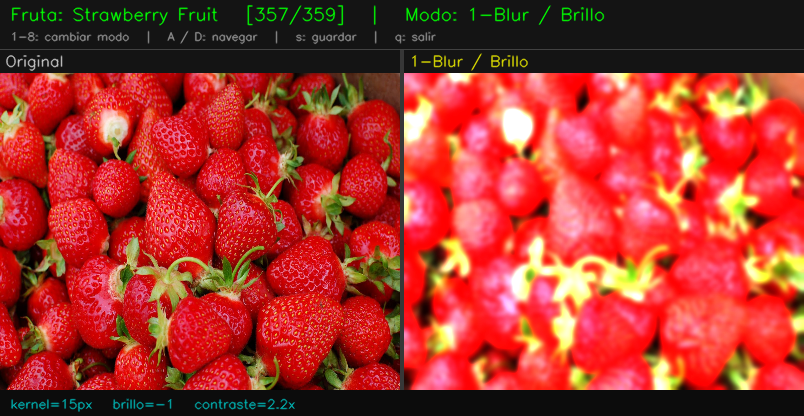
#> input picture procesado_356_strawberry_fruit_m1.png, 804 x 416 px; its folder holds only this picture in this run
$ python -i opencv_processor.py   (imports and definitions only)
#> lines starting #> are read from the running program, lines starting #| are printed output that depends on the picture
#> further down, picture is the input picture: shape (416, 804, 3); mean B, G, R 43.3, 53.5, 164.1
"""
Módulo de procesamiento avanzado de imágenes con OpenCV.

Agrupa todas las técnicas avanzadas del programa de la materia en una
única clase. Cada técnica es un método que delega en las funciones de
los módulos existentes (bordes, segmentacion_kmeans, segmentacion_otsu,
watershed, histograma, color), sin reescribir su lógica.

Unidades cubiertas:
  - Unidad 4: histogramas y ecualización
  - Unidad 5: detección de bordes (Canny)
  - Unidad 6: Transformada de Fourier
  - Unidad 7: K-means HSV, Otsu, Watershed, ajuste HSV
"""

import cv2
import numpy as np

from bordes import canny_coloreado
from segmentacion_kmeans import segmentar_kmeans_hsv
from segmentacion_otsu import otsu_con_overlay
from watershed import aplicar_watershed as _aplicar_watershed
from histograma import dibujar_histograma_canal
from color import ajustar_hsv as _ajustar_hsv


class OpenCVProcessor:
    """
    Agrupa todos los procesamientos avanzados de imágenes usando OpenCV.

    Recibe un numpy array BGR en el constructor. Cada método aplica una
    técnica distinta y devuelve el resultado como numpy array BGR.
    Los módulos existentes son reutilizados internamente sin duplicar código.
    """

    def __init__(self, imagen_bgr: np.ndarray):
        """
        Inicializa el procesador con una imagen en formato numpy BGR.

        Args:
            imagen_bgr: Imagen de entrada (H×W×3, uint8, BGR).
        """
        self._imagen = imagen_bgr.copy()

    # [107 lines left out: functions bordes_canny, segmentar_kmeans, umbralizar_otsu, umbralizar_manual, aplicar_watershed, histograma_canal, not called in this run]

    def espectro_fourier(self) -> np.ndarray:
        """
        Calcula y visualiza el espectro de frecuencias con la Transformada Discreta de Fourier.

        Unidad 6 – Transformada de Fourier. La componente DC (baja frecuencia)
        se centra con fftshift. La escala logarítmica (log1p) comprime el rango
        dinámico para hacer visibles tanto las frecuencias bajas (centro) como
        las altas (periferia).

        Returns:
            Imagen BGR del espectro con colormap INFERNO para facilitar
            la visualización del rango dinámico.
        """
        gris = cv2.cvtColor(self._imagen, cv2.COLOR_BGR2GRAY)
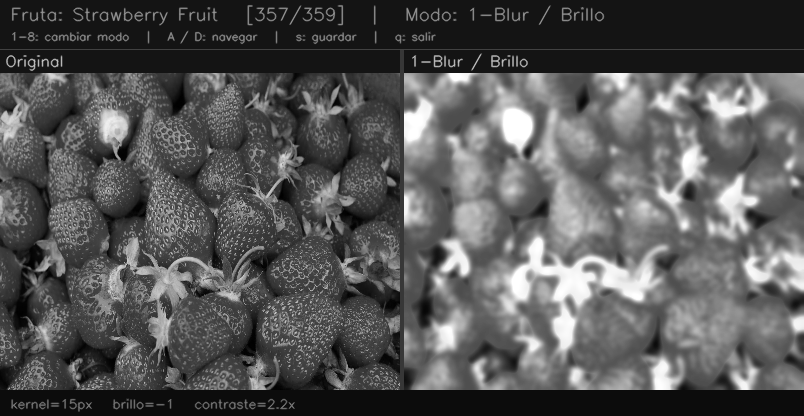
#> gris: shape (416, 804); min 0, max 255, mean 85.4
        dft = cv2.dft(np.float32(gris), flags=cv2.DFT_COMPLEX_OUTPUT)
        dft_centrado = np.fft.fftshift(dft)
        magnitud = cv2.magnitude(dft_centrado[:, :, 0], dft_centrado[:, :, 1])
        espectro = cv2.normalize(np.log1p(magnitud), None, 0, 255, cv2.NORM_MINMAX)
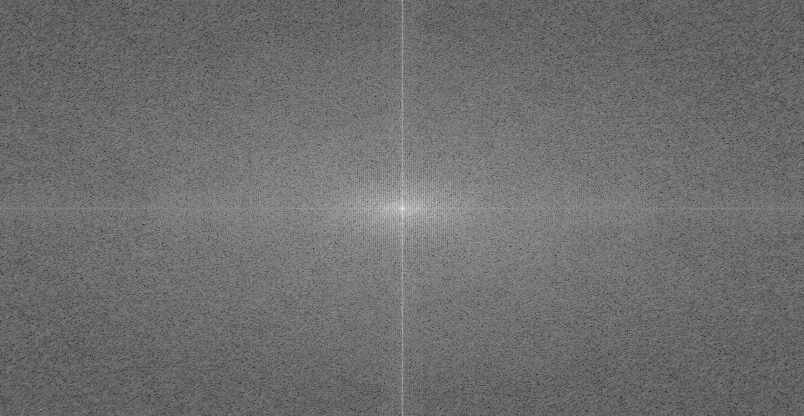
#> espectro: shape (416, 804) float32; min 5.57e-07, max 255, mean 110.6; drawn with min black and max white
        return cv2.applyColorMap(espectro.astype(np.uint8), cv2.COLORMAP_INFERNO)
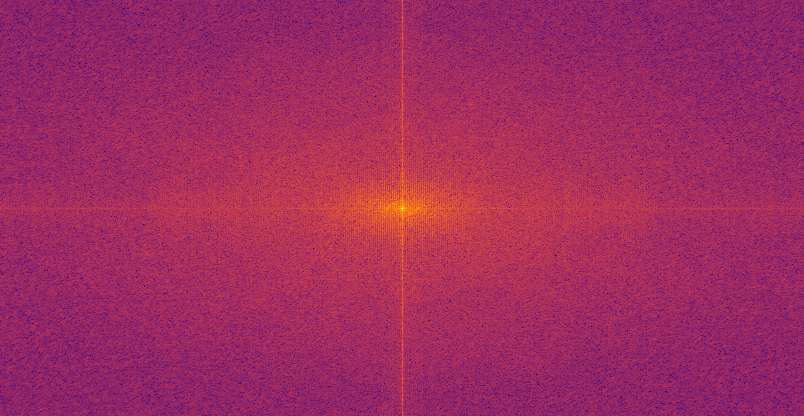
#> returned value: shape (416, 804, 3); mean of channels 0, 1, 2 96.6, 43.3, 159.7; drawn as B, G, R

    # [47 lines left out: functions filtrar_fourier, ajustar_hsv, not called in this run]

>>> import cv2
>>> picture = cv2.imread('procesado_356_strawberry_fruit_m1.png')
>>> result = OpenCVProcessor(picture).espectro_fourier()

$ run again, on panel_017_apple_fruit.png
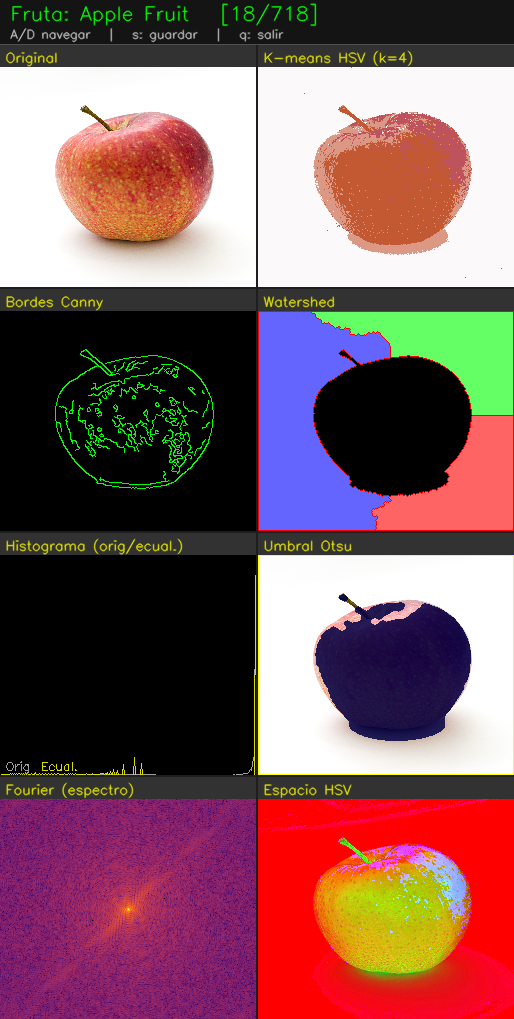
#> input picture panel_017_apple_fruit.png, 514 x 1019 px
#> picture is the input picture: shape (1019, 514, 3); mean B, G, R 94.3, 91.1, 128
#> in espectro_fourier, `espectro = cv2.normalize(np.log1p(magnitud), None, 0, 255, cv2.NORM_MI..`:
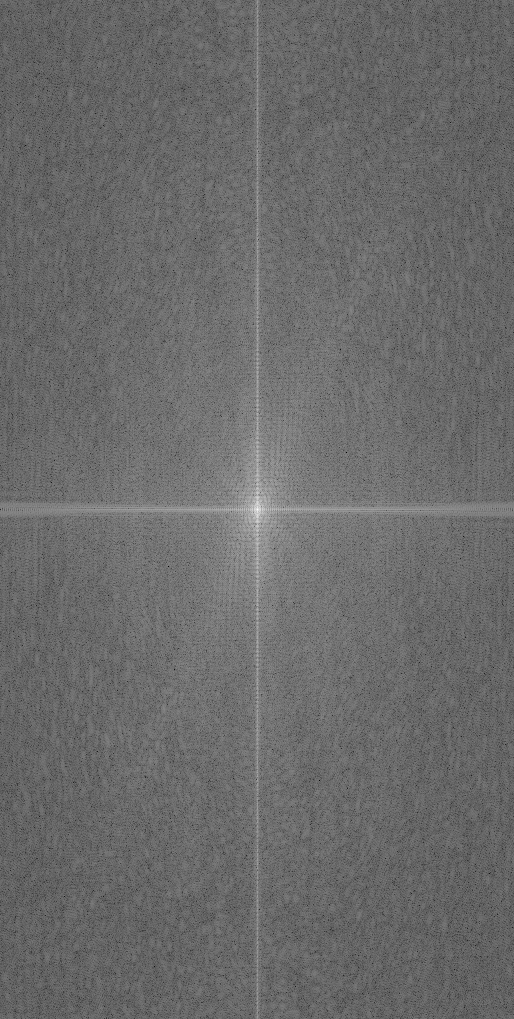
#> espectro: shape (1019, 514) float32; min -1.05e-07, max 255, mean 106.9; drawn with min black and max white
#> in espectro_fourier, `return cv2.applyColorMap(espectro.astype(np.uint8), cv2.COLORMAP_INFER..`:
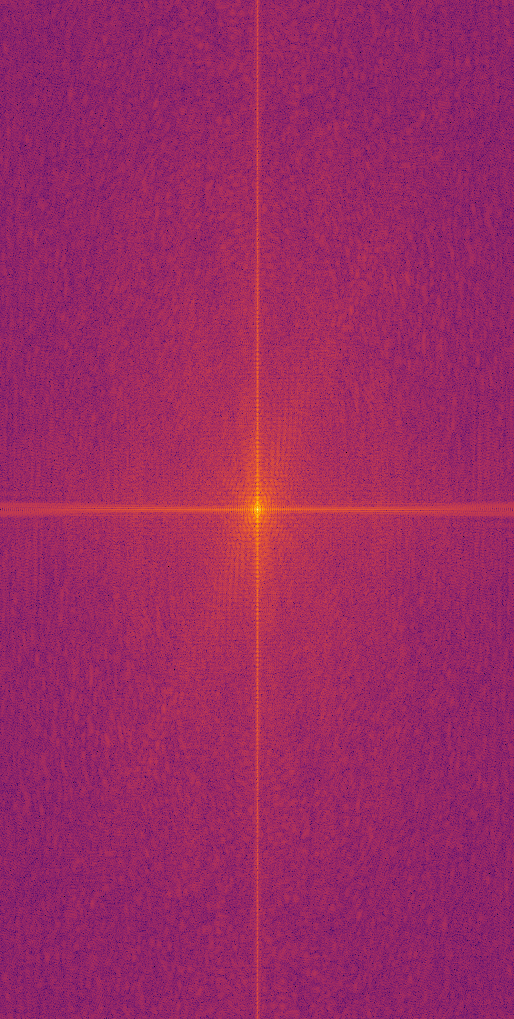
#> returned value: shape (1019, 514, 3); mean of channels 0, 1, 2 99.1, 40.8, 154.2; drawn as B, G, R

$ run again, on procesado_000_apple_fruit_m2.png
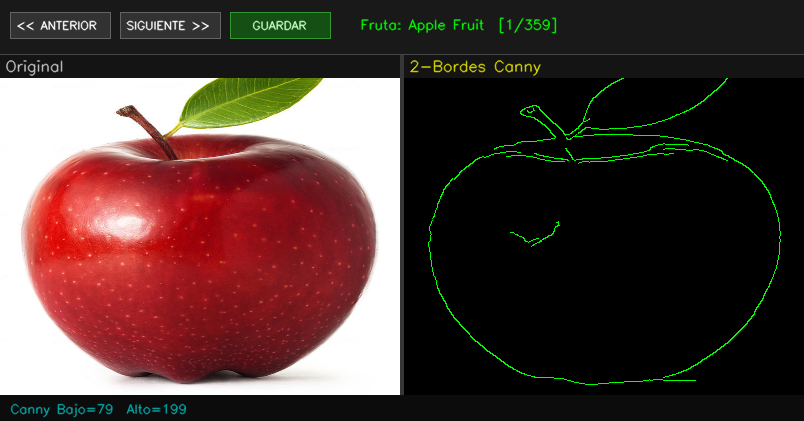
#> input picture procesado_000_apple_fruit_m2.png, 804 x 421 px
#> picture is the input picture: shape (421, 804, 3); mean B, G, R 53.9, 57.8, 78.4
#> in espectro_fourier, `espectro = cv2.normalize(np.log1p(magnitud), None, 0, 255, cv2.NORM_MI..`:
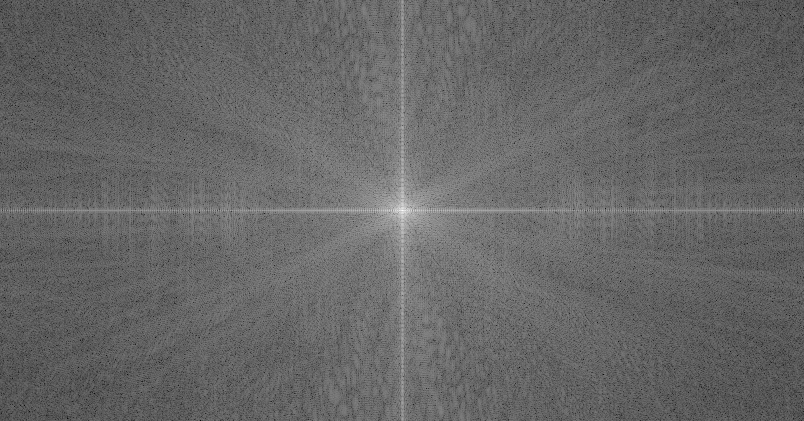
#> espectro: shape (421, 804) float32; min -1.32e-06, max 255, mean 102.5; drawn with min black and max white
#> in espectro_fourier, `return cv2.applyColorMap(espectro.astype(np.uint8), cv2.COLORMAP_INFER..`:
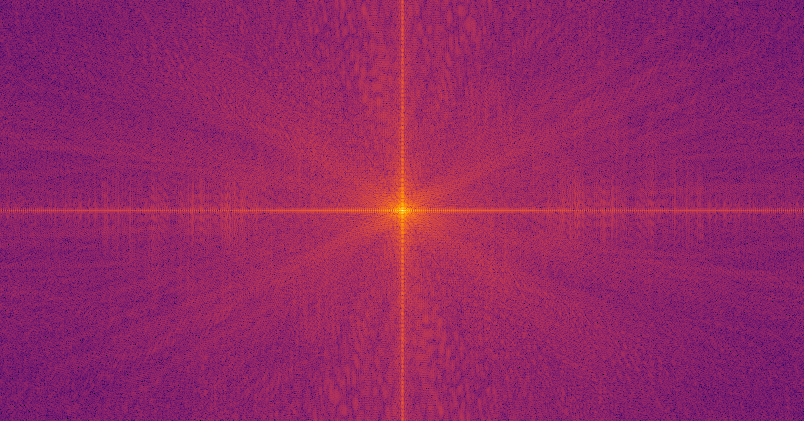
#> returned value: shape (421, 804, 3); mean of channels 0, 1, 2 100.8, 38.4, 147.2; drawn as B, G, R

$ run again, on procesado_000_apple_fruit_m3.png
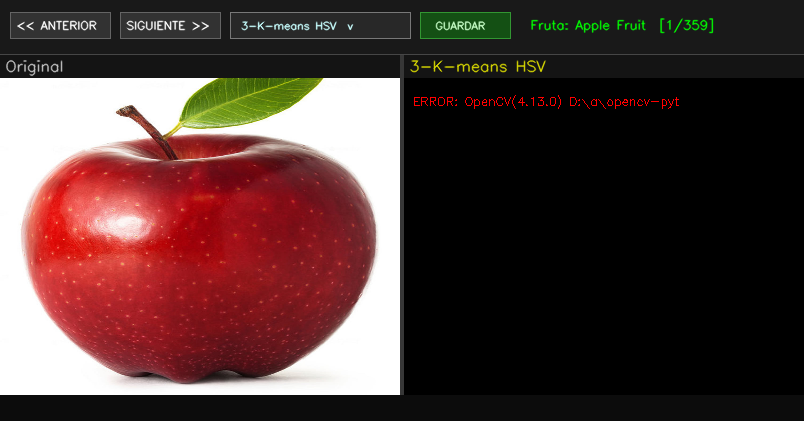
#> input picture procesado_000_apple_fruit_m3.png, 804 x 421 px
#> picture is the input picture: shape (421, 804, 3); mean B, G, R 54.1, 56.4, 79.2
#> in espectro_fourier, `espectro = cv2.normalize(np.log1p(magnitud), None, 0, 255, cv2.NORM_MI..`:
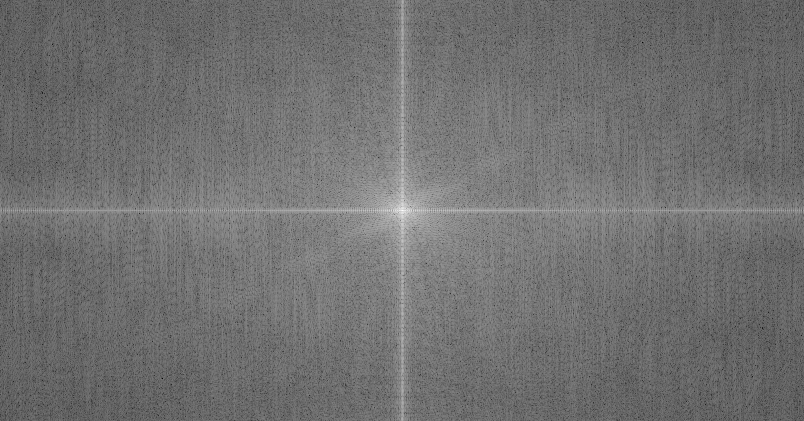
#> espectro: shape (421, 804) float32; min -2.47e-07, max 255, mean 112.8; drawn with min black and max white
#> in espectro_fourier, `return cv2.applyColorMap(espectro.astype(np.uint8), cv2.COLORMAP_INFER..`:
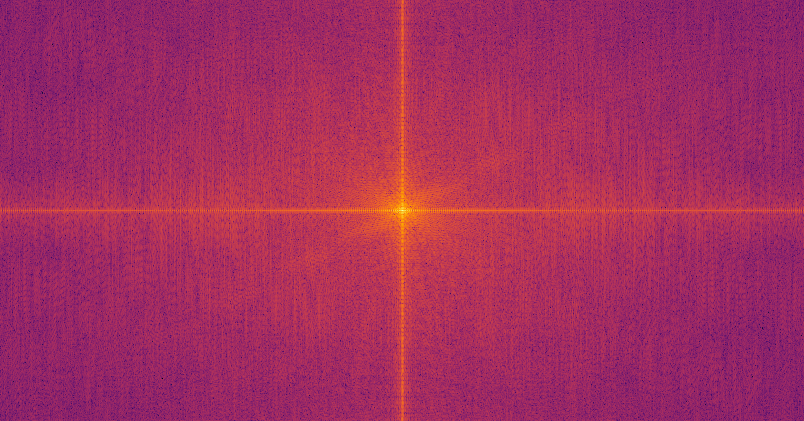
#> returned value: shape (421, 804, 3); mean of channels 0, 1, 2 95, 45, 163.1; drawn as B, G, R
